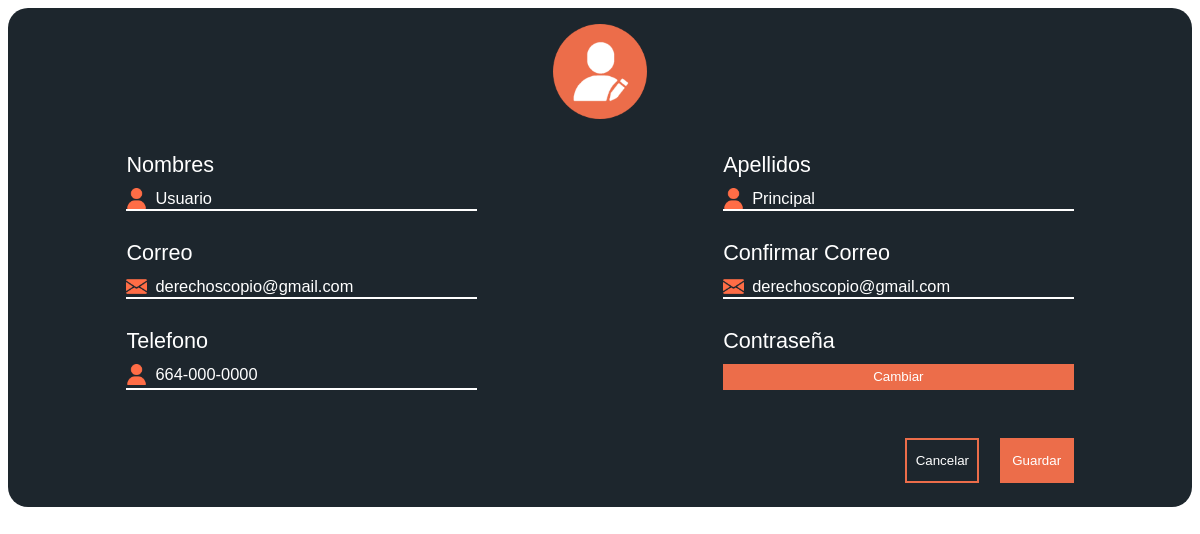
Page /_edit.php?var=3 on the committed database.
### tables this page shows
CREATE TABLE IF NOT EXISTS `usuario` (
  `ID` int(3) NOT NULL AUTO_INCREMENT,
  `Nombre` varchar(100) NOT NULL,
  `Apellidos` varchar(60) NOT NULL,
  `Clave` varchar(50) NOT NULL,
  `Correo` varchar(100) NOT NULL,
  `Telefono` varchar(12) NOT NULL DEFAULT '664-000-0000',
  `TipoUsuario` char(1) NOT NULL,
  PRIMARY KEY (`ID`),
  KEY `TipoUsuario` (`TipoUsuario`)
);

### Web/_edit.php (the view, shortened to what this page needs)
<?php
  $conexion=mysqli_connect("localhost","root","","derechoscopio")
  or die("Problemas con la conexión");
  $usu = $_GET['var'];
?>
<!DOCTYPE html>
<html lang="es" dir="ltr">
  <head>
    <link rel="stylesheet" href="js/jquery-ui/jquery-ui.min.css"/>
    <link rel="stylesheet" href="js/jquery-ui/jquery-ui.structure.min.css"/>
    <link rel="stylesheet" href="js/jquery-ui/jquery-ui.theme.min.css"/>
    <link rel="stylesheet" type="text/css" href="js/tooltipster-master/dist/css/tooltipster.bundle.min.css" />
    <link rel="stylesheet" href="css/msg-alert.css">
    <link rel="stylesheet" href="css/popup.css">
    <link rel="stylesheet" href="css/edit.css">
  </head>
  <body>
    <div class="container">
      <div class="container-img">
        <img src="img/editar.png" alt="" class="icon-title">
      </div>
      <div class="container-form">
      <form action="update-user-general.php?id=<?php echo $usu?>" method="post">
          <?php
            $query= "SELECT Nombre, Apellidos, Correo, Telefono FROM usuario WHERE ID='$usu'";
            $registros = mysqli_query($conexion, $query) or
            die("Problemas en el select:" . mysqli_error($conexion));
          if ($reg = mysqli_fetch_array($registros))
          {
            ?>
            <div class="field line">
              <label for="">Nombres</label>
              <div class="info">
                <img src="img/name.png" alt="" class="icon">
                <input style="background: transparent !important;" type="text" placeholder="Nombre" class="textbox" name="nombres" value="<?php echo $reg['Nombre']?>" autocomplete="off">
              </div>
            </div>
            <div class="field line">
              <label for="">Apellidos</label>
              <div class="info">
                <img src="img/name.png" alt="" class="icon">
                <input style="background: transparent !important;" type="text" placeholder="Apellidos" class="textbox" name="apellidos" value="<?php echo $reg['Apellidos']?>" autocomplete="off">
              </div>
            </div>
            <div class="field line">
              <label for="">Correo</label>
              <div class="info">
                <img src="img/mail.png" alt="" class="icon">
                <input style="background: transparent !important;" type="text" placeholder="Correo" class="textbox" name="correo1" value="<?php echo $reg['Correo']?>" autocomplete="off">
              </div>
            </div>
            <div class="field line">
              <label for="">Confirmar Correo</label>
              <div class="info">
                <img src="img/mail.png" alt="" class="icon">
                <input style="background: transparent !important;" type="text" placeholder="Confirmar" class="textbox" name="correo2" value="<?php echo $reg['Correo']?>" autocomplete="off">
              </div>
            </div>
            <div class="field line">
              <label for="">Telefono</label>
              <div class="info">
                <img src="img/name.png" alt="" class="icon">
                <input style="background: transparent !important;" type="text" placeholder="000-000-0000" class="textbox"  name="telefono" value="<?php echo $reg['Telefono']?>" autocomplete="off" id="txt-tel">
              </div>
            </div>
              <div class="field">
                <label for="">Contraseña</label>
                <button type="button" name="button" id="btn-change">Cambiar</button>
              </div>
              <div class="field" id="field-button">
                <input type="button" id="btn-cancel" value="Cancelar">
                <input type="button" name=""  class="button-save" value="Guardar" id="btn-save">
              </div>
              <?php
            }
          ?>
        </form>
      </div>
    </div>
  </body>
</html>

### Web/css/edit.css (style rules this page uses)
* { font-family: poppins, 'arial'; }
.container { width: 100%; height: auto; padding-bottom: 24px; background: #1D262D; border-radius: 20px; }
.container-img { width: 100%; text-align: center; }
.icon-title { width: 8%; margin-top: 16px; }
form { display: flex; justify-content: space-between; flex-wrap: wrap; width: 80%; margin: auto; }
.container-form { width: 100% }
.field { width: 37%; padding-top: 19px; }
.icon { width: 6%; }
label { display: flex; color: white; font-size: calc(0.6em + 1vw); padding: 10px 0; }
.textbox { border: 0; width: 84%; color: white; font-size: calc(0.5em + 0.7vw); outline: none; padding-left: 8px; }
::placeholder { font-size: calc(0.5em + 0.7vw); color: #B8B8B8; }
.line { border-bottom: 2px solid white; }
.info { display: flex; align-items: center; }
#field-button { width: 100%; text-align: right; margin-top: 29px; }
.button-save { background: #EC6D4A; color: white; border: 2px solid #EC6D4A; width: calc(5em + 0.6vw); height: calc(3em + 0.4vw); }
#btn-cancel { border: 2px solid #EC6D4A; color: white; background: transparent; width: calc(5em + 0.6vw); height: calc(3em + 0.4vw); margin-right: 16px; cursor: pointer; }
#btn-change { background: #ec6d4a; border: 2px solid #ec6d4a; color: white; width: 100%; cursor: pointer; height: 26px; }

### rows in the picture
usuario: nombres "Usuario", apellidos "Principal", correo1 "derechoscopio@gmail.com", correo2 "derechoscopio@gmail.com", telefono "664-000-0000"
